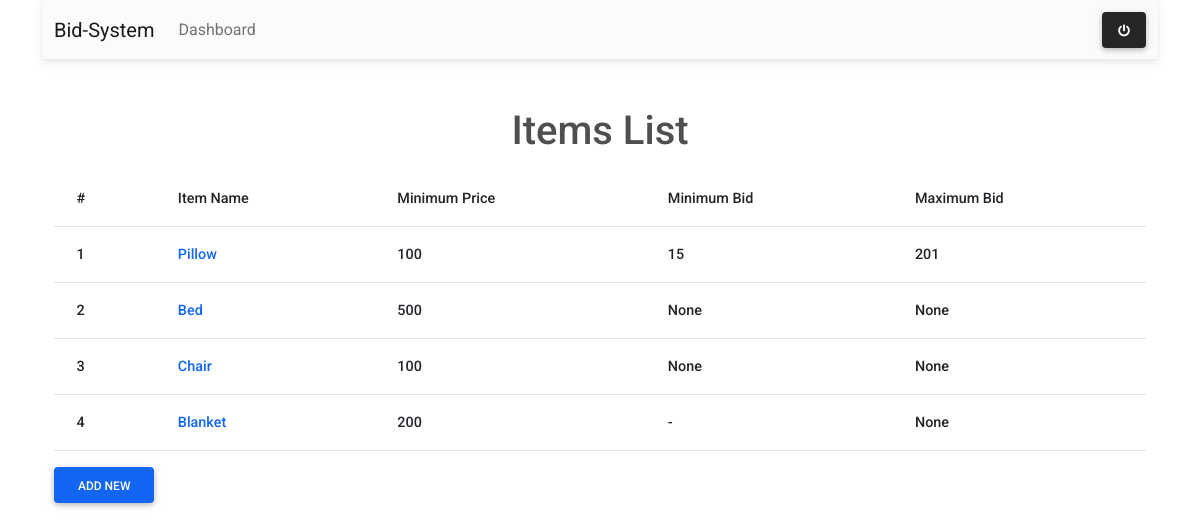
The app's page /item-list/ (signed in) with its own data.
### bidding/models.py (models this page shows, shortened)
class Item(models.Model):
    seller = models.ForeignKey(User, on_delete=models.CASCADE)
    name = models.CharField(max_length=50)
    min_price = models.IntegerField()
    def get_min_bid(self):
        bid = Bid.objects.filter(item=self).aggregate(bid_min = Min('price'))
        return bid['bid_min']
    def get_max_bid(self):
        bid = Bid.objects.filter(item=self).aggregate(bid_max = Max('price'))
        return bid['bid_max']

### bidding/views.py (the view)
# urls.py: path('item-list/', views.ItemListView.as_view(), name='item-list'),
class ItemListView(ListView):
    model = Item

### bidding/templates/bidding/item_list.html
{% extends 'base.html' %}
{% block content %}
<div class="mt-5">
    <h1 class="text-center">Items List</h1>
{% if object_list %}
<table class="table mt-3">
    <thead>
    <tr>
        <th scope="col">#</th>
        <th scope="col">Item Name</th>
        <th scope="col"> Minimum Price</th>
        <th scope="col"> Minimum Bid</th>
        <th scope="col">Maximum Bid</th>
    </tr>
</thead>
        <tbody class="table-hover">
            {%for item in object_list %}
            <tr>
                <th scope="col">{{forloop.counter }}</th>
                <th scope="col"><a href="{% url 'bidding:item-detail' pk=item.id %}">{{ item.name }}</a></th>
                <th scope="col"> {{ item.min_price }}</th>
                <th scope="col">
                    {% if item.seller == request.user %}{{ item.get_min_bid}} {% else %} - {% endif%}
                </th>
                <th scope="col">{{ item.get_max_bid}}</th>
            </tr>
            {% endfor %}
        </table>
{% endif %}
    {% if request.user.is_authenticated %}
    <a class="btn btn-primary" href="{% url 'bidding:create-item' %}">Add New</a>
    {% else %}
    <button class="btn btn-primary disabled" data-toggle="tooltip" data-placement="top" title="Login to add items" href="{% url 'bidding:create-item' %}">Add New</button>
    {% endif %}
</div>
{% endblock content%}

### records on screen
Item: name "Pillow", min_price "100", get_min_bid "15", get_max_bid "201"
Item: name "Bed", min_price "500", get_min_bid "None", get_max_bid "None"
Item: name "Chair", min_price "100", get_min_bid "None", get_max_bid "None"
Item: name "Blanket", min_price "200", get_max_bid "None"
